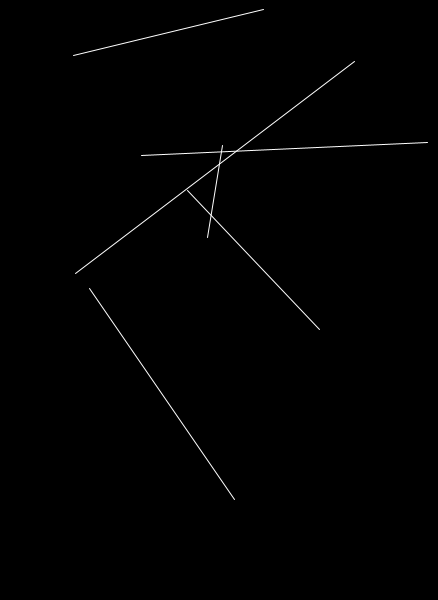
Frame 1 (no input)
Frame 60 (the mouse pressed at the canvas centre just before this capture): identical to frame 1, image omitted
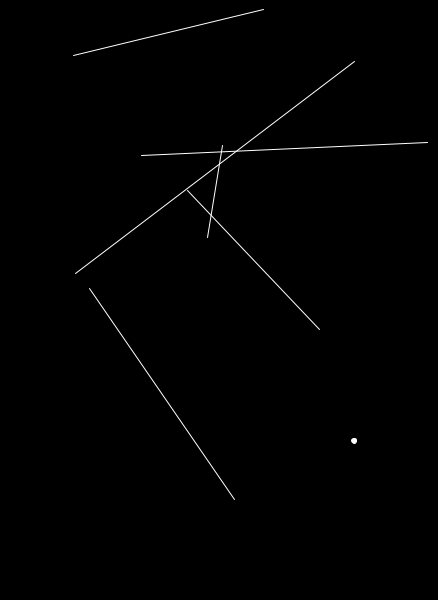
Frame 120 (the mouse held since frame 60 and released just before this capture)

The Processing sketch that drew these frames (run headless with seeded random() and noise(); from frame 60 on, the mouse is pressed at the canvas centre):

// Processing sketch: processing_150665
// ── processing_150665.pde

/**
 * Pimball
 * 
 * DANIEL PÉREZ ROMAN
 * ALINA HONHALA
 * 3º GIM
 */
 
Tablero pim;
ArrayList<Particle> bolas;
float dt = 0.5;
float radio = 2.5;

void setup() {
  size(438,600);
  
  // Campo: Extremos de la pantalla
  pim = new Tablero();
  
  // Bolas
  bolas = new ArrayList<Particle>(); 
  
}

void draw() {
  background(0);
  fill(255);
  
  // Actualiza las partículas: colisiones y dibujado
  for (int i=0;i<bolas.size();i++){
    Particle p = bolas.get(i);
    p.update();
    for (int j=i+1;j<bolas.size();j++){
      Particle q = bolas.get(j);
      //p.collision(q);
    }
    p.display();
  }
 
 // Calcula Colisiones y dibuja el Pimball 
  pim.update();
  pim.display(); 
}

void mousePressed()
{
  PVector pos = new PVector(mouseX, mouseY);
  Particle p = new Particle(pos);
  bolas.add(p);
}

class Particle
{
  float masa = 3.0;
  PVector place;
  PVector vel;
  PVector a; //aceleracion
  
  
  Particle(PVector local)
  {
    place = local.get();
    vel = new PVector( random(-5,5),random(-5,5) );
    a = new PVector();
  }
  
  void applyForce(PVector force)
  {
    PVector fuerza = PVector.div(force.get(),masa);
    a.add(fuerza);
  }
  
  void display()
  {
    fill(255);
    ellipse(place.x, place.y, 5, 5);
  }
  
  void update() //Metodo Euler(semi)
  {
    vel.sub(PVector.mult(a,dt));
    place.sub(PVector.mult(vel,dt));
    a.set(0,0);
  }
  
  void run()
  {
    update();
    display();
  }


}
// A simple Plane and Particle class

class Plano{
  PVector pto1;
  PVector pto2;
  PVector plano;  
  PVector normal;
  
  PVector dif1, dif2, VecP1Project, VecP2Project ;
  float escalar_p1Norm;
  float escalar_p1Plano, escalar_p2Plano, modulo_plano, magP1, magP2;
  float p1Project, p2Project;
  
  Plano(float x1, float y1, float x2, float y2)
  {
    pto1 = new PVector(x1,y1);
    pto2 = new PVector(x2,y2);
    plano = PVector.sub(pto2, pto1);
    normal =  new PVector(-plano.y, plano.x);
    normal.normalize();
  }
  
  // Colisiones con el plano (pto1, pto2)
  void checkCollisions(Particle b)
  {
    //dif = place - pto
    dif1 = new PVector(b.place.x - pto1.x, b.place.y - pto1.y);
    dif2 = new PVector(b.place.x - pto2.x, b.place.y - pto2.y);
    
    escalar_p1Norm = dif1.dot(normal);
    modulo_plano = plano.dot(plano);

    escalar_p1Plano = dif1.dot(plano);
    p1Project = escalar_p1Plano/modulo_plano;
    VecP1Project = PVector.mult(plano, p1Project);
    magP1 = VecP1Project.mag();
    
    escalar_p2Plano = dif2.dot(plano);
    p2Project = escalar_p2Plano/modulo_plano;
    VecP2Project = PVector.mult(plano, p2Project);
    magP2 = VecP2Project.mag();
    
    if(magP1 < modulo_plano && magP2 < modulo_plano)
    {
      if(abs(escalar_p1Norm) < radio)
      b.vel.mult(-1);
    }
    
  
  }
}

// Tablero del Pimball
class Tablero {
  
  ArrayList<Plano> planos;

  Tablero() // Constructor: Crea el pimball
  {
    int maxPlanos = 6;
    planos = new ArrayList<Plano>();
    
    for (int i=0;i<maxPlanos;i++){
      Plano p = new Plano(random(0, width/2), random(0, height),random(width/2, width),random(0, height));
      planos.add(p);
    }
  }
    
  void update()
  {
    for (int i = planos.size()-1; i >= 0; i--) {
       Plano p = planos.get(i);
       for (int j=0;j<bolas.size();j++){
          Particle b = bolas.get(j);
          p.checkCollisions(b);  
       }
    }
  }
  
  void display()
  {
      stroke(255);
      fill(255);
      strokeWeight(1);  // Beastly
      for (int i=0;i<planos.size();i++){
        Plano p = planos.get(i);
        line(p.pto1.x, p.pto1.y, p.pto2.x, p.pto2.y);
      }
  }
  
    
}
